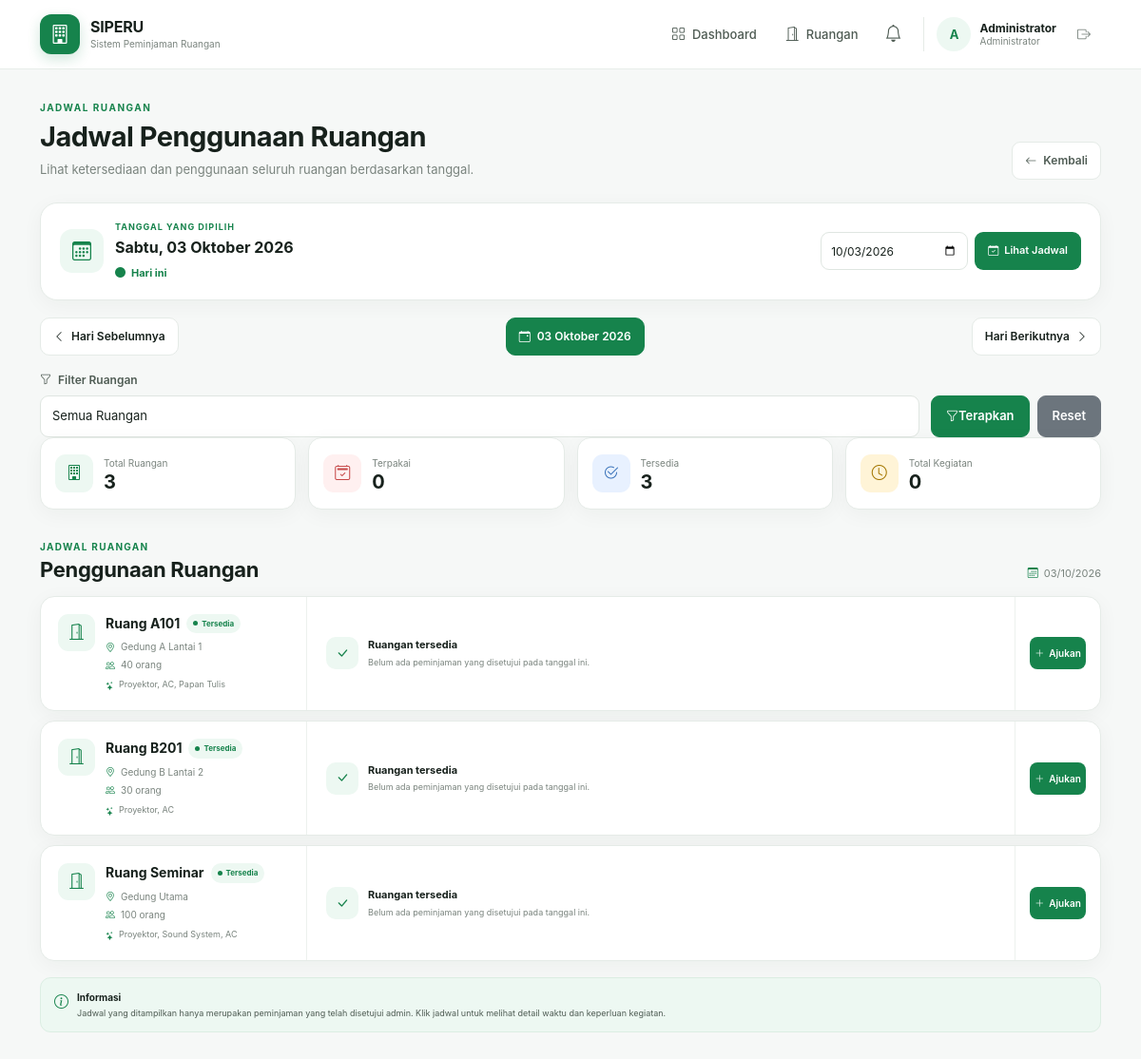
/user/schedule.php (signed in), run on the app's committed database.
### tables this page shows
CREATE TABLE rooms (
 id INT AUTO_INCREMENT PRIMARY KEY,
 nama_ruangan VARCHAR(100) NOT NULL,
 lokasi VARCHAR(150) NOT NULL,
 kapasitas INT NOT NULL,
 fasilitas VARCHAR(255),
 status ENUM('tersedia','nonaktif') DEFAULT 'tersedia'
);

### user/schedule.php (the view, shortened to what this page needs)
<?php
require '../config/database.php';
$selectedDate = $_GET['tanggal'] ?? date('Y-m-d');
$selectedRoomId = (int) ($_GET['room_id'] ?? 0);
$rooms = $pdo->query("
    SELECT *
    FROM rooms
    WHERE status = 'tersedia'
    ORDER BY nama_ruangan ASC
")->fetchAll();
$sqlBookings = "
    SELECT
        b.*,
        r.nama_ruangan,
        r.lokasi,
        r.kapasitas
    FROM bookings b
    INNER JOIN rooms r ON r.id = b.room_id
    WHERE b.tanggal = ?
    AND b.status = 'disetujui'
";
$paramsBookings = [$selectedDate];
$sqlBookings .= "
    ORDER BY b.room_id ASC, b.jam_mulai ASC
";
$stmt = $pdo->prepare($sqlBookings);
$stmt->execute($paramsBookings);
$bookings = $stmt->fetchAll();
$schedulesByRoom = [];
$totalRooms = count($rooms);
$usedRooms = 0;
$availableRooms = 0;
$totalSchedules = count($bookings);
foreach ($rooms as $room) {
    $roomId = (int) $room['id'];
    if (!empty($schedulesByRoom[$roomId])) {
        $usedRooms++;
    } else {
        $availableRooms++;
    }
}
$previousDate = date(
    'Y-m-d',
    strtotime($selectedDate . ' -1 day')
);
$nextDate = date(
    'Y-m-d',
    strtotime($selectedDate . ' +1 day')
);
$todayDate = date('Y-m-d');
$dayNames = [
    'Sunday'    => 'Minggu',
    'Monday'    => 'Senin',
    'Tuesday'   => 'Selasa',
    'Wednesday' => 'Rabu',
    'Thursday'  => 'Kamis',
    'Friday'    => 'Jumat',
    'Saturday'  => 'Sabtu'
];
$monthNames = [
    1  => 'Januari',
    2  => 'Februari',
    3  => 'Maret',
    4  => 'April',
    5  => 'Mei',
    6  => 'Juni',
    7  => 'Juli',
    8  => 'Agustus',
    9  => 'September',
    10 => 'Oktober',
    11 => 'November',
    12 => 'Desember'
];
$timestamp = strtotime($selectedDate);
$selectedDayName = $dayNames[date('l', $timestamp)];
$selectedDay = date('d', $timestamp);
$selectedMonth = $monthNames[(int) date('n', $timestamp)];
$selectedYear = date('Y', $timestamp);
require '../config/header.php';
?>
<div class="schedule-header">
    <div class="schedule-header-content">
        <span class="schedule-label">
            JADWAL RUANGAN
        </span>
        <h1>
            Jadwal Penggunaan Ruangan
        </h1>
        <p>
            Lihat ketersediaan dan penggunaan seluruh ruangan
            berdasarkan tanggal.
        </p>
    </div>
    <a href="dashboard.php" class="schedule-back">
        <i class="bi bi-arrow-left"></i>
        Kembali
    </a>
</div>
<div class="schedule-date-card">
    <div class="schedule-date-main">
        <div class="schedule-calendar-icon">
            <i class="bi bi-calendar3"></i>
        </div>
        <div>
            <span>
                TANGGAL YANG DIPILIH
            </span>
            <strong>
                <?= $selectedDayName ?>,
                <?= $selectedDay ?>
                <?= $selectedMonth ?>
                <?= $selectedYear ?>
            </strong>
            <?php if ($selectedDate === $todayDate): ?>
                <div class="schedule-current-label">
                    <i class="bi bi-circle-fill"></i>
                    Hari ini
                </div>
            <?php endif; ?>
        </div>
    </div>
    <form method="get" class="schedule-date-form">
        <input
            type="date"
            name="tanggal"
            value="<?= htmlspecialchars($selectedDate) ?>"
            required
        >
        <button type="submit">
            <i class="bi bi-calendar-check"></i>
            Lihat Jadwal
        </button>
    </form>
</div>
<div class="schedule-date-navigation">
    <a
        href="schedule.php?tanggal=<?= urlencode($previousDate) ?><?= $selectedRoomId > 0 ? '&room_id=' . $selectedRoomId : '' ?>"
    >
        <i class="bi bi-chevron-left"></i>
        Hari Sebelumnya
    </a>
    <a
        href="schedule.php?tanggal=<?= urlencode($todayDate) ?><?= $selectedRoomId > 0 ? '&room_id=' . $selectedRoomId : '' ?>"
        class="schedule-today-btn"
    >
        <i class="bi bi-calendar-event"></i>
        <?= date('d', strtotime($todayDate)) ?>
        <?= $monthNames[(int) date('n', strtotime($todayDate))] ?>
        <?= date('Y', strtotime($todayDate)) ?>
    </a>
    <a
        href="schedule.php?tanggal=<?= urlencode($nextDate) ?><?= $selectedRoomId > 0 ? '&room_id=' . $selectedRoomId : '' ?>"
    >
        Hari Berikutnya
        <i class="bi bi-chevron-right"></i>
    </a>
</div>
<form method="get" class="schedule-room-filter">
    <div class="form-group">
        <label for="scheduleRoom">
            <i class="bi bi-funnel me-1"></i>
            Filter Ruangan
        </label>
        <select
            name="room_id"
            id="scheduleRoom"
            class="form-select"
        >
            <option value="">
                Semua Ruangan
            </option>
        </select>
    </div>
    <div class="schedule-room-filter-action">
        <button type="submit" class="btn btn-primary">
            <i class="bi bi-funnel"></i>
            Terapkan
        </button>
        <a
            href="schedule.php?tanggal=<?= urlencode($selectedDate) ?>"
            class="btn btn-secondary"
        >
            Reset
        </a>
    </div>
</form>
<div class="schedule-overview">
    <div class="schedule-overview-item">
        <div class="schedule-overview-icon green">
            <i class="bi bi-building"></i>
        </div>
        <div>
            <span>
                Total Ruangan
            </span>
            <strong>
                <?= $totalRooms ?>
            </strong>
        </div>
    </div>
    <div class="schedule-overview-item">
        <div class="schedule-overview-icon red">
            <i class="bi bi-calendar2-check"></i>
        </div>
        <div>
            <span>
                Terpakai
            </span>
            <strong>
                <?= $usedRooms ?>
            </strong>
        </div>
    </div>
    <div class="schedule-overview-item">
        <div class="schedule-overview-icon blue">
            <i class="bi bi-check2-circle"></i>
        </div>
        <div>
            <span>
                Tersedia
            </span>
            <strong>
                <?= $availableRooms ?>
            </strong>
        </div>
    </div>
    <div class="schedule-overview-item">
        <div class="schedule-overview-icon yellow">
            <i class="bi bi-clock"></i>
        </div>
        <div>
            <span>
                Total Kegiatan
            </span>
            <strong>
                <?= $totalSchedules ?>
            </strong>
        </div>
    </div>
</div>
<div class="schedule-list-heading">
    <div>
        <span>
            JADWAL RUANGAN
        </span>
        <h2>
            Penggunaan Ruangan
        </h2>
    </div>
    <div class="schedule-list-date">
        <i class="bi bi-calendar3"></i>
        <?= date('d/m/Y', strtotime($selectedDate)) ?>
    </div>
</div>
<?php if (empty($rooms)): ?>
    <div class="schedule-no-room">
        <div class="schedule-no-room-icon">
            <i class="bi bi-building-x"></i>
        </div>
        <h3>
            Belum Ada Ruangan
        </h3>
        <p>
            Belum tersedia ruangan yang dapat digunakan.
        </p>
    </div>
<?php else: ?>
    <div class="schedule-list">
        <?php foreach ($rooms as $room): ?>
            <?php
            $roomId = (int) $room['id'];
            $roomSchedules = $schedulesByRoom[$roomId] ?? [];
            $isUsed = !empty($roomSchedules);
            ?>
            <div class="schedule-row">
                <div class="schedule-room-info">
                    <div class="schedule-room-symbol">
                        <i class="bi bi-door-open"></i>
                    </div>
                    <div class="schedule-room-text">
                        <div class="schedule-room-name-row">
                            <h3>
                                <?= htmlspecialchars($room['nama_ruangan']) ?>
                            </h3>
                            <?php if ($isUsed): ?>
                                <span class="schedule-pill used">
                                    <span></span>
                                    Terpakai
                                </span>
                            <?php else: ?>
                                <span class="schedule-pill available">
                                    <span></span>
                                    Tersedia
                                </span>
                            <?php endif; ?>
                        </div>
                        <div class="schedule-room-details">
                            <span>
                                <i class="bi bi-geo-alt"></i>
                                <?= htmlspecialchars($room['lokasi']) ?>
                            </span>
                            <span>
                                <i class="bi bi-people"></i>
                                <?= htmlspecialchars($room['kapasitas']) ?>
                                orang
                            </span>
                        </div>
                        <?php if (!empty($room['fasilitas'])): ?>
                            <div class="schedule-room-facility">
                                <i class="bi bi-stars"></i>
                                <?= htmlspecialchars($room['fasilitas']) ?>
                            </div>
                        <?php endif; ?>
                    </div>
                </div>
                <div class="schedule-timeline">
                    <?php if ($isUsed): ?>
                        <?php foreach ($roomSchedules as $schedule): ?>
                            <div
                                class="schedule-event"
                                role="button"
                                tabindex="0"
                                data-room="<?= htmlspecialchars($room['nama_ruangan']) ?>"
                                data-location="<?= htmlspecialchars($room['lokasi']) ?>"
                                data-start="<?= htmlspecialchars(substr($schedule['jam_mulai'], 0, 5)) ?>"
                                data-end="<?= htmlspecialchars(substr($schedule['jam_selesai'], 0, 5)) ?>"
                                data-purpose="<?= htmlspecialchars($schedule['keperluan']) ?>"
                                data-date="<?= htmlspecialchars($selectedDate) ?>"
                            >
                                <div class="schedule-event-time">
                                    <strong>
                                        <?= substr($schedule['jam_mulai'], 0, 5) ?>
                                    </strong>
                                    <span>
                                        sampai
                                    </span>
                                    <strong>
                                        <?= substr($schedule['jam_selesai'], 0, 5) ?>
                                    </strong>
                                </div>
                                <div class="schedule-event-line">
                                    <span></span>
                                </div>
                                <div class="schedule-event-content">
                                    <strong>
                                        <?= htmlspecialchars($schedule['keperluan']) ?>
                                    </strong>
                                    <span>
                                        Klik untuk melihat detail
                                    </span>
                                </div>
                            </div>
                        <?php endforeach; ?>
                    <?php else: ?>
                        <div class="schedule-free">
                            <div class="schedule-free-icon">
                                <i class="bi bi-check-lg"></i>
                            </div>
                            <div>
                                <strong>
                                    Ruangan tersedia
                                </strong>
                                <span>
                                    Belum ada peminjaman yang disetujui
                                    pada tanggal ini.
                                </span>
                            </div>
                        </div>
                    <?php endif; ?>
                </div>
                <div class="schedule-row-action">
                    <a
                        href="booking.php?room_id=<?= $roomId ?>&tanggal=<?= urlencode($selectedDate) ?>"
                        class="<?= $isUsed ? 'schedule-action secondary' : 'schedule-action' ?>"
                    >
                        <i class="bi bi-plus-lg"></i>
                        Ajukan
                    </a>
                </div>
            </div>
        <?php endforeach; ?>
    </div>
<?php endif; ?>
<div class="schedule-information">
    <i class="bi bi-info-circle"></i>
    <div>
        <strong>
            Informasi
        </strong>
        <p>
            Jadwal yang ditampilkan hanya merupakan peminjaman
            yang telah disetujui admin. Klik jadwal untuk melihat
            detail waktu dan keperluan kegiatan.
        </p>
    </div>
</div>

### user/schedule.php (style rules this page uses)
.schedule-date-navigation { display: flex; align-items: center; justify-content: space-between; gap: 12px; margin-top: 14px; }
.schedule-date-navigation a, .schedule-date-navigation button { min-height: 40px; display: inline-flex; align-items: center; justify-content: center; gap: 7px; padding: 8px 13px; border-radius: 10px; border: 1px solid var(--border); background: var(--white); color: var(--text); text-decoration: none; font-size: 12px; font-weight: 600; cursor: pointer; transition: .2s ease; }
.schedule-date-navigation .schedule-today-btn { background: var(--green); color: white; border-color: var(--green); }
.schedule-room-filter { display: flex; align-items: flex-end; gap: 12px; margin-top: 16px; }
.schedule-room-filter .form-group { flex: 1; margin: 0; }
.schedule-room-filter label { display: block; margin-bottom: 7px; font-size: 12px; font-weight: 600; color: var(--text-soft); }
.schedule-room-filter select { width: 100%; min-height: 44px; }
.schedule-room-filter-action { display: flex; gap: 8px; }
.schedule-room-filter-action .btn { min-height: 44px; display: inline-flex; align-items: center; justify-content: center; }
.schedule-current-label { display: inline-flex; align-items: center; gap: 6px; margin-top: 5px; color: var(--green); font-size: 11px; font-weight: 700; }

### data on the page
rooms: nama_ruangan "Ruang A101", lokasi "Gedung A Lantai 1", kapasitas "40", fasilitas "Proyektor, AC, Papan Tulis"
rooms: nama_ruangan "Ruang B201", lokasi "Gedung B Lantai 2", kapasitas "30", fasilitas "Proyektor, AC"
rooms: nama_ruangan "Ruang Seminar", lokasi "Gedung Utama", kapasitas "100", fasilitas "Proyektor, Sound System, AC"

### other printed values
$_SESSION['user']['nama'] "Administrator"
$totalRooms "3"
$usedRooms "0"
$availableRooms "3"
$totalSchedules "0"
